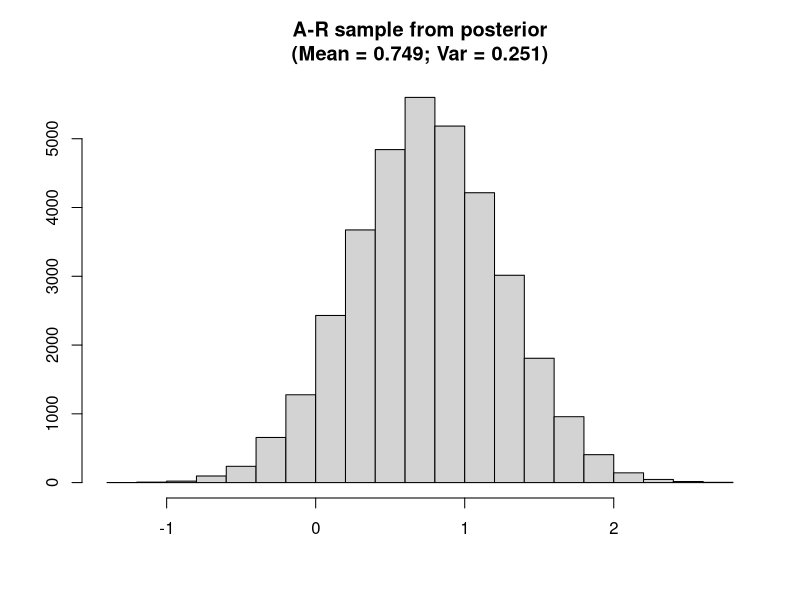

This figure's R source:
## M. van Oijen (2024). Bayesian Compendium, 2nd edition.
## Chapter 5. Deriving the Posterior Distribution {#ChPosterior}

  m0 <- 0               ; V0 <- 1
  y  <- c(1.0,0.9,1.1)  ; ny <- length(y)
  my <- mean(y)         ; Vy <- 1
  k  <- (1/V0) / (1/V0 + ny*Vy)
  m1 <- k*m0 + (1-k)*my ; V1 <- 1 / (1/V0 + ny/Vy)

  Lmax       <- prod( dnorm( y, my, sqrt(Vy) ) )
  n          <- 1e5 ; samplePrior <- rnorm( n, m0, sqrt(V0) )
  L          <- function(b){ prod( dnorm( y, b, sqrt(Vy) ) ) }
  Lrelative  <- sapply(samplePrior,L) / Lmax
  iAccept    <- which( runif(n) < Lrelative )
  samplePost <- samplePrior[ iAccept ]
  m1.n       <- mean( samplePost ) ; V1.n <- var( samplePost )

# Sampling from the posterior distribution of this chapter by means of Accept-Reject."}
  hist( samplePost, xlab="", ylab="", main=paste0( "A-R sample from posterior\n(Mean = ",
                    signif(m1.n,3) , "; Var = ", signif(V1.n,3), ")" ) )
